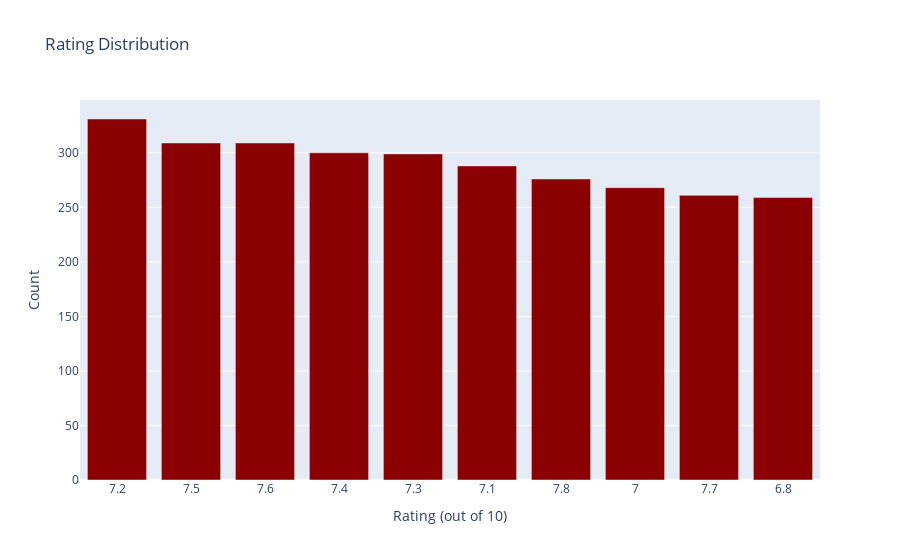

Notebook source saved alongside this figure:
### Markdown cell above
##### Rating

### Code cell
fig = px.bar(data_frame = netflix_df['RATING'].value_counts().reset_index().head(10),
             x = 'index', y = 'RATING',
             title = 'Rating Distribution')

fig.update_yaxes(title = 'Count')

fig.update_xaxes(type ='category',
                 title = 'Rating (out of 10)')
colors = ['darkred'] * 10
fig.update_traces(marker_color = colors)

fig.show()

### Figure 1 — Plotly figure (JSON) as saved in the notebook; plotly's stock layout.template omitted (floating-point values rounded to 4 significant figures)
{"data": [{"alignmentgroup": "True", "hovertemplate": "index=%{x}<br>RATING=%{y}<extra></extra>", "legendgroup": "", "marker": {"color": ["darkred", "darkred", "darkred", "darkred", "darkred", "darkred", "darkred", "darkred", "darkred", "darkred"], "pattern": {"shape": ""}}, "name": "", "offsetgroup": "", "orientation": "v", "showlegend": false, "textposition": "auto", "type": "bar", "x": [7.2, 7.5, 7.6, 7.4, 7.3, 7.1, 7.8, 7, 7.7, 6.8], "xaxis": "x", "y": [331, 309, 309, 300, 299, 288, 276, 268, 261, 259], "yaxis": "y"}], "layout": {"barmode": "relative", "legend": {"tracegroupgap": 0}, "title": {"text": "Rating Distribution"}, "xaxis": {"anchor": "y", "domain": [0, 1], "title": {"text": "Rating (out of 10)"}, "type": "category"}, "yaxis": {"anchor": "x", "domain": [0, 1], "title": {"text": "Count"}}}}
